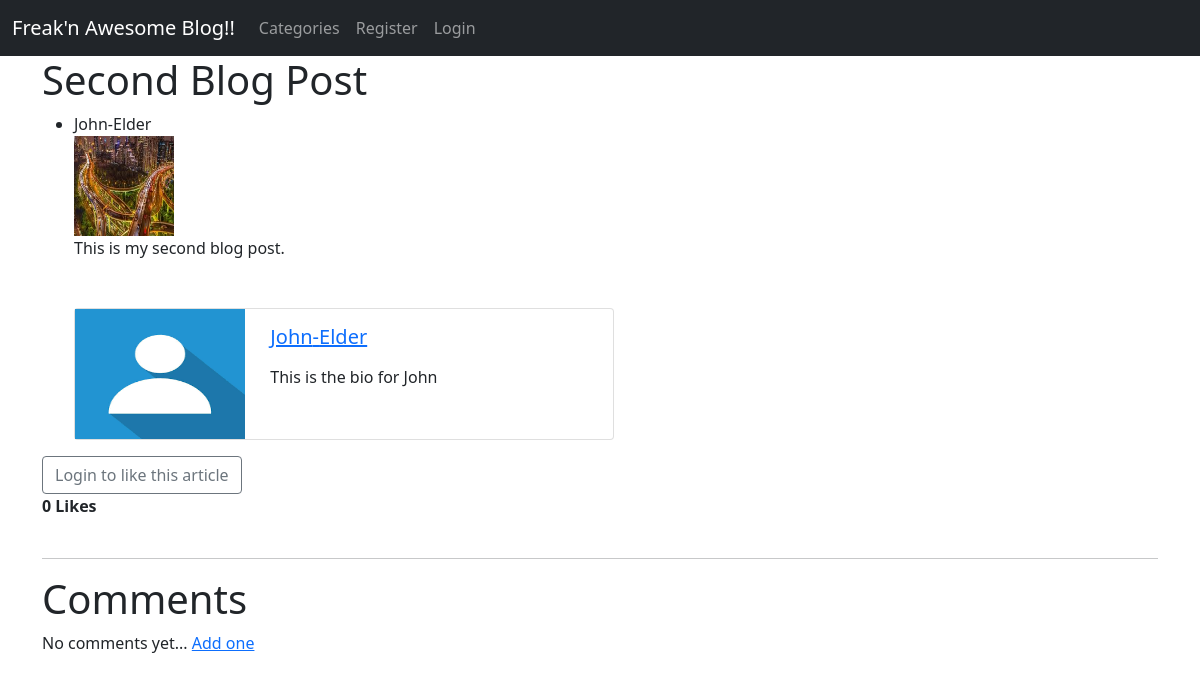
The app's page /article/2 with its own data.
### theblog/models.py (models this page shows, shortened)
class Post(models.Model):
    title = models.CharField(max_length=255)
    author = models.ForeignKey(User, on_delete=models.CASCADE)
    body = RichTextField()
    title_tag = models.CharField(max_length=255, null=True, blank=True)
    date_time = models.DateTimeField(auto_now_add=True, null=True, blank=True)
    category = models.CharField(max_length=255, default= '')
    likes = models.ManyToManyField(User, related_name='blogpost_like')
    snippet = models.CharField(max_length=255, default='click the link to read the full post...')
    images = models.ImageField(null= True, blank= True, upload_to='images/')
    def number_of_likes(self):
        return self.likes.count()

class Profile(models.Model):
    user= models.OneToOneField(User, on_delete=models.CASCADE)
    bio = models.TextField(max_length=255, blank=True)
    profile_image = models.ImageField(null= True, blank=True, upload_to='images/profile/')
    twitter_url = models.CharField(max_length=255, null=True, blank=True)
    facebook_url = models.CharField(max_length=255, null=True, blank=True)

### theblog/views.py (the view)
# urls.py: path('article/<int:pk>', ArticleDetailView.as_view(), name='article-detail' ),
class ArticleDetailView(DetailView):
    model = Post
    template_name = 'article-detail.html'
    def get_context_data(self, **kwargs):
        data = super().get_context_data(**kwargs)
        likes_connected = get_object_or_404(Post, id=self.kwargs['pk'])
        liked = False
        if likes_connected.likes.filter(id=self.request.user.id).exists():
            liked = True
        data ['number_of_likes']= likes_connected.number_of_likes()
        data ['post_is_liked'] = liked
        return data

### theblog/templates/article-detail.html (shortened to what this page needs)
{% extends 'base.html' %}
{% load static %}
{% block content %}
<h1> {{post.title}} </h1>
<ul>
    <li>{{ post.author.first_name}}-{{ post.author.last_name}}</li>
{% if post.images %}
    <img src="{{ post.images.url }}" alt="blog image" height="100" width="100">
{% endif %}
<div>{{ post.body|safe }}</div>
<br><br>
<div class="card mb-3" style="max-width: 540px;">
    <div class="row g-0">
      <div class="col-md-4">
        {% if post.author.profile.profile_image %}
            <img src="{{ post.author.profile.profile_image.url }}" alt="..." height="130" width="170">
        {% else %}
        <img src="{% static 'theblog/images/default_picture.png' %}" alt="..." height="130" width="170">
        {% endif %}
      </div>
      <div class="col-md-8">
        <div class="card-body">
          <h5 class="card-title"> <a href="{% url 'profile' post.author.profile.pk %}">{{ post.author.first_name}}-{{ post.author.last_name}}</a></h5>
          <p class="card-text"> {{post.author.profile.bio}}</p>
        </div>
      </div>
    </div>
  </div>
</ul>
{% if user.is_authenticated %}
    <form action="{% url 'blogpost_like' object.id %}" method="POST">
        {% csrf_token%}
        {% if post_is_liked %}
            <button type="submit" name="post_id" value="{{ object.id }}" class="btn btn-secondary">Unlike</button>
        {% else %}
            <button type="submit" name="post_id" value="{{ object.id}}" class="btn btn-secondary">Like</button>
        {% endif %}
    </form>
{% else %}
    <a class="btn btn-outline-secondary" href="{% url 'login' %}">Login to like this article</a><br/>
{% endif %}
<strong >{{number_of_likes}} Like{{ number_of_likes|pluralize }}</strong><br><br>
<hr>
<h1>Comments</h1>
{% if not post.comment_set.all %}
    No comments yet... <a href="{% url 'post_comment' post.pk %}">Add one</a>
{% else %}
{% for comment in post.comment_set.all %}
  <strong>{{ comment.name  }} - {{ comment.created_on.date }}</strong> <br>
  {{ comment.body }} <br/>
{% endfor %}
  <a href="{% url 'post_comment' post.pk %}">Add Comment</a>
{% endif %} <br><br>
{% endblock %}

### records on screen
Post: title "Second Blog Post", author.first_name "John", author.last_name "Elder", images (picture), body "This is my second blog post.", author.profile.bio "This is the bio for John"

### other values on screen
{{ number_of_likes }} "0"
